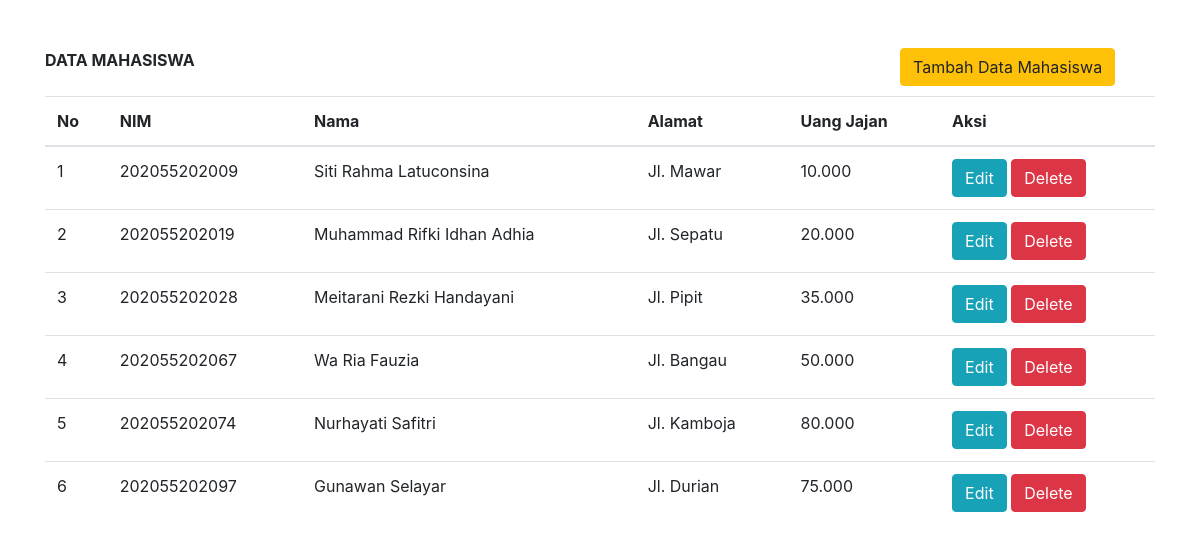
The page /mahasiswa/index.php on the database its author committed.
### tables this page shows
CREATE TABLE `mahasiswa` (
  `nim` char(15) NOT NULL,
  `nama` varchar(30) DEFAULT NULL,
  `alamat` varchar(30) DEFAULT NULL,
  `uang_jajan` varchar(30) DEFAULT NULL
);

### mahasiswa/index.php (the view)
<?php include 'template.php'; include 'koneksi.php'; ?>
<body><br><br>
    <div class="container">
        <div class="row">
            <div class="col-md-9">
                <b>DATA MAHASISWA</b><br><br>
            </div>
            <div class="col-md-3">
                <a href="tambah.php" class="btn btn-warning">Tambah Data Mahasiswa</a>
            </div>
        </div>
        <table class="table">
            <thead>
                <tr>
                    <th>No</th>
                    <th>NIM</th>
                    <th>Nama</th>
                    <th>Alamat</th>
                    <th>Uang Jajan</th>
                    <th>Aksi</th>
                </tr>
            </thead>
            <tbody>
                <?php
                $no = 1;
                $sql = mysqli_query($koneksi,"SELECT * FROM mahasiswa");
                while ($data = mysqli_fetch_array($sql)) {
                    echo "<tr>
                        <td>".$no++."</td>
                        <td>".$data['nim']."</td>
                        <td>".$data['nama']."</td>
                        <td>".$data['alamat']."</td>
                        <td>".$data['uang_jajan']."</td>
                        <td><a href='edit.php?id=".$data['nim']."' class='btn btn-info'>Edit</a>
                        <a href='delete.php?id=".$data['nim']."' class='btn btn-danger'>Delete</a></td>
                        </tr>";
                }
                ?>
            </tbody>
        </table>
    </div>
</body>
</html>

### mahasiswa/template.php (shortened to what this page needs)
<!DOCTYPE html>
<html lang="en">
<head>
    <link rel="stylesheet" href="https://stackpath.bootstrapcdn.com/bootstrap/4.3.1/css/bootstrap.min.css">
</head>

### rows shown on the page
mahasiswa: nim "202055202009", nama "Siti Rahma Latuconsina", alamat "Jl. Mawar", uang_jajan "10.000"
mahasiswa: nim "202055202019", nama "Muhammad Rifki Idhan Adhia", alamat "Jl. Sepatu", uang_jajan "20.000"
mahasiswa: nim "202055202028", nama "Meitarani Rezki Handayani", alamat "Jl. Pipit", uang_jajan "35.000"
mahasiswa: nim "202055202067", nama "Wa Ria Fauzia", alamat "Jl. Bangau", uang_jajan "50.000"
mahasiswa: nim "202055202074", nama "Nurhayati Safitri", alamat "Jl. Kamboja", uang_jajan "80.000"
mahasiswa: nim "202055202097", nama "Gunawan Selayar", alamat "Jl. Durian", uang_jajan "75.000"
